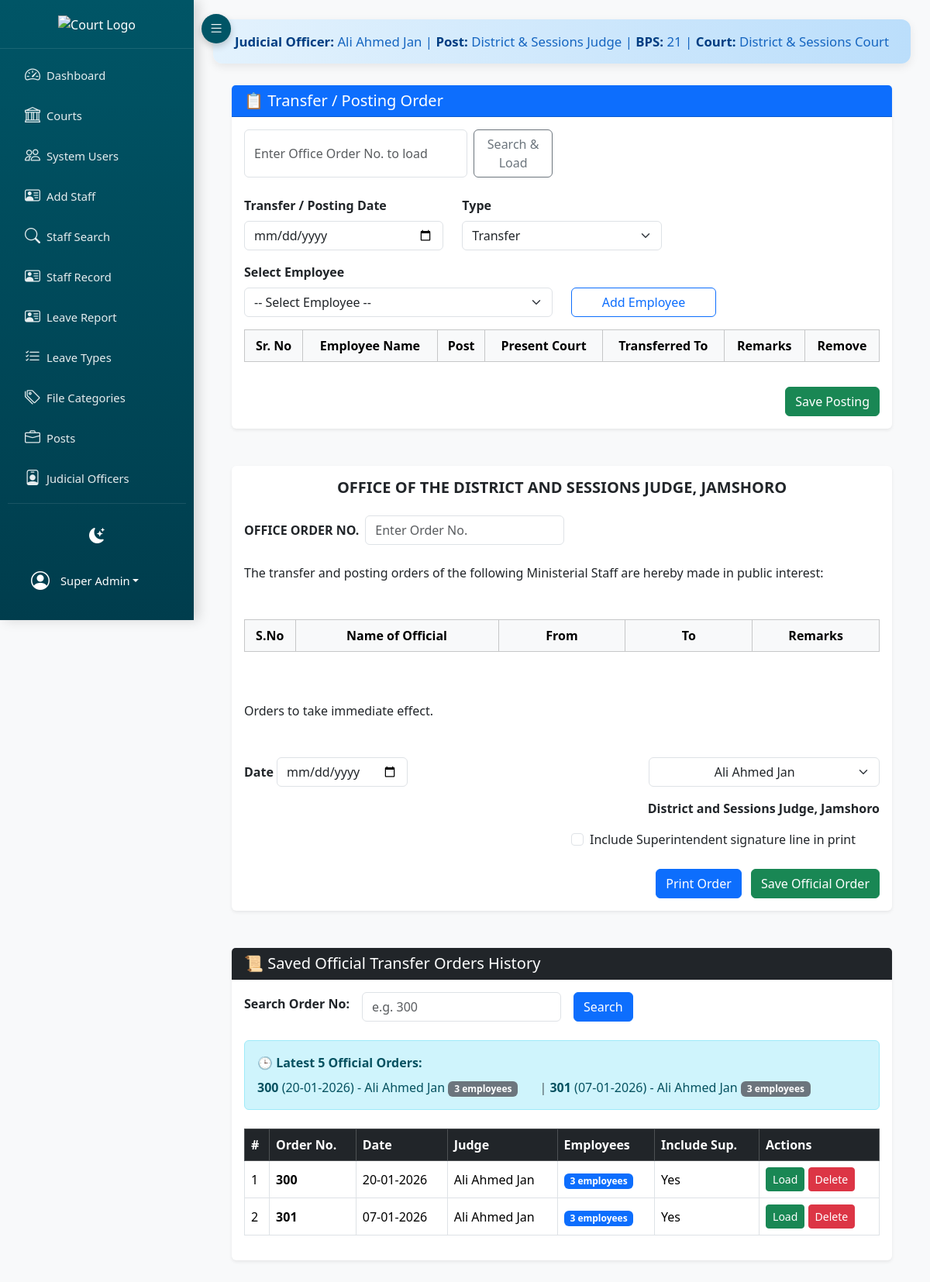
Before: /project_root/index.php?page=transfer_posting (signed in) with the older database file.
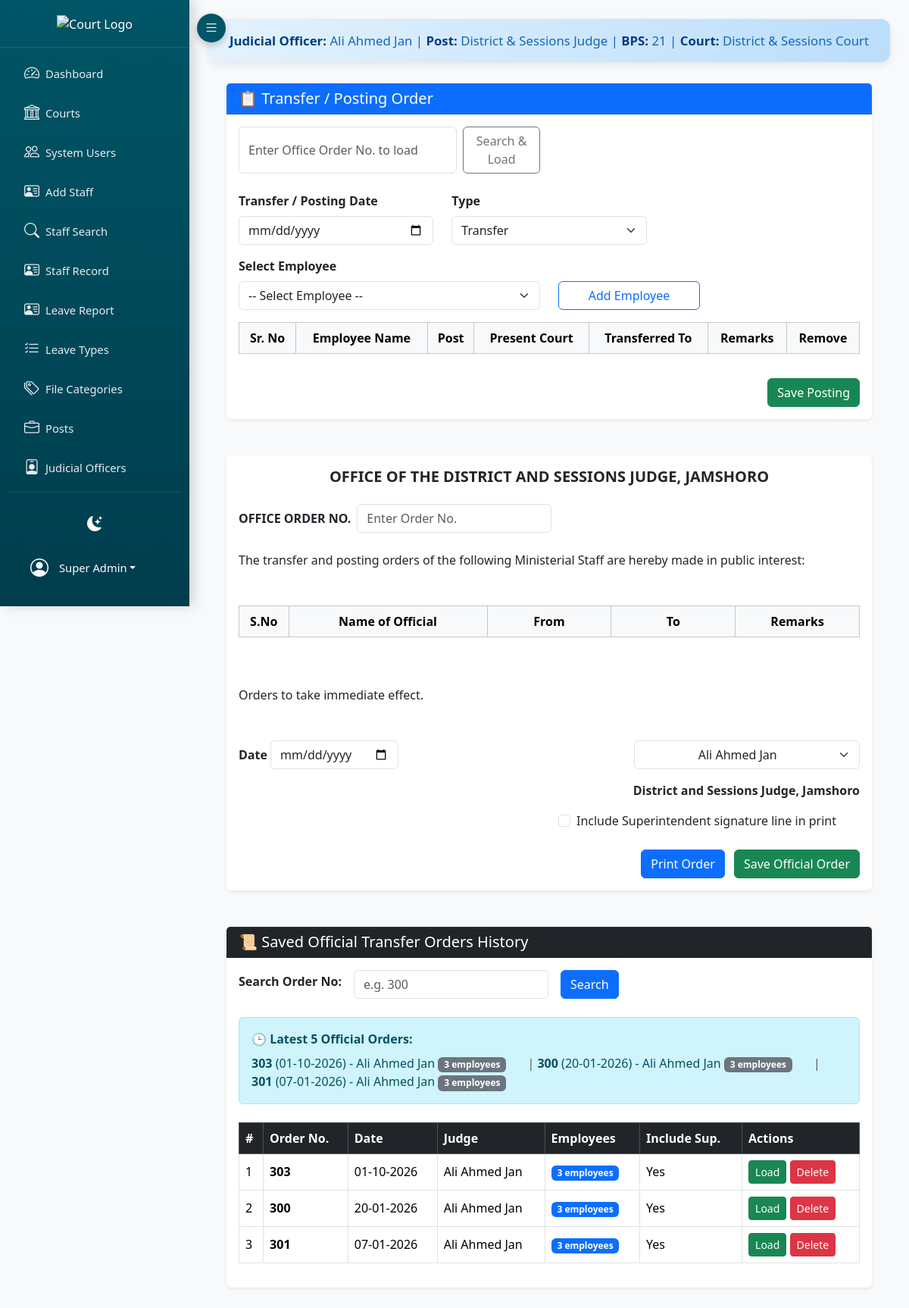
After: the same page with the newer database file.
### tables this page shows
CREATE TABLE IF NOT EXISTS `official_transfer_orders` (
  `id` int(11) NOT NULL AUTO_INCREMENT,
  `order_no` varchar(100) NOT NULL,
  `order_date` date NOT NULL,
  `judge_id` int(11) NOT NULL,
  `include_superintendent` tinyint(1) DEFAULT '0',
  `employees_data` json NOT NULL,
  `created_at` timestamp NULL DEFAULT CURRENT_TIMESTAMP,
  `updated_at` timestamp NULL DEFAULT CURRENT_TIMESTAMP ON UPDATE CURRENT_TIMESTAMP,
  PRIMARY KEY (`id`),
  UNIQUE KEY `order_no` (`order_no`),
  KEY `judge_id` (`judge_id`)
);

CREATE TABLE IF NOT EXISTS `judicial_officers` (
  `id` int(11) NOT NULL AUTO_INCREMENT,
  `officer_id` int(11) DEFAULT NULL,
  `post_id` int(11) DEFAULT NULL,
  `name` varchar(255) NOT NULL,
  `post` varchar(255) NOT NULL,
  `bps` varchar(20) NOT NULL,
  `court_id` int(11) DEFAULT NULL,
  `created_at` timestamp NULL DEFAULT CURRENT_TIMESTAMP,
  `status` varchar(50) DEFAULT 'Posted',
  `joining_date` date DEFAULT NULL,
  `transferred_date` date DEFAULT NULL,
  `district_id` int(11) DEFAULT NULL,
  `transferred_district` varchar(255) DEFAULT NULL,
  PRIMARY KEY (`id`),
  KEY `court_id` (`court_id`),
  KEY `fk_district` (`district_id`),
  KEY `fk_post` (`post_id`),
  KEY `fk_officer` (`officer_id`)
);

### backend/views/transfer_posting.php (the view, shortened to what the changed rows need)
<?php
include __DIR__ . '/header.php';
?>
<div class="container my-4">
    <div class="card shadow-sm border-0">
        <div class="card-body">
            <form method="post" action="?page=save_transfer_posting" id="transferForm">
                <div class="table-responsive">
                    <table class="table table-bordered text-center" id="transferTable">
                        <thead class="table-light">
                            <tr>
                                <th>Sr. No</th>
                                <th>Employee Name</th>
                                <th>Post</th>
                                <th>Present Court</th>
                                <th>Transferred To</th>
                                <th>Remarks</th>
                                <th>Remove</th>
                            </tr>
                        </thead>
                    </table>
                </div>
            </form>
        </div>
    </div>
</div>
<div class="container my-5" id="officialOrderSection">
    <div class="card border-0 shadow-sm">
        <div class="card-body">
            <div class="table-responsive mb-5">
                <table class="table table-bordered text-center w-100" id="officialOrderTable">
                    <thead class="table-light">
                        <tr>
                            <th style="width:8%">S.No</th>
                            <th style="width:32%">Name of Official</th>
                            <th style="width:20%">From</th>
                            <th style="width:20%">To</th>
                            <th style="width:20%">Remarks</th>
                        </tr>
                    </thead>
                </table>
            </div>
        </div>
    </div>
</div>
<div class="container my-5">
    <div class="card shadow-sm border-0">
        <div class="card-body">
            <?php
            $perPage = 10;
            $page = isset($_GET['history_page']) ? max(1, (int)$_GET['history_page']) : 1;
            $offset = ($page - 1) * $perPage;
            $search = trim($_GET['search_history'] ?? '');
            $where = '';
            $params = [];
            $sql = "SELECT o.*, j.name AS judge_name
                    FROM official_transfer_orders o
                    LEFT JOIN judicial_officers j ON j.id = o.judge_id
                    $where
                    ORDER BY o.order_date DESC, o.id DESC
                    LIMIT $perPage OFFSET $offset";
            $stmt = $pdo->prepare($sql);
            $stmt->execute($params);
            $orders = $stmt->fetchAll(PDO::FETCH_ASSOC);
            ?>
            <?php if (empty($search)): ?>
                <?php
                $latestStmt = $pdo->query("
                    SELECT order_no, order_date, judge_id,
                           (SELECT name FROM judicial_officers WHERE id = judge_id) AS judge_name,
                           employees_data
                    FROM official_transfer_orders
                    ORDER BY order_date DESC, id DESC
                    LIMIT 5
                ");
                $latestOrders = $latestStmt->fetchAll(PDO::FETCH_ASSOC);
                ?>
                <?php if (!empty($latestOrders)): ?>
                    <div class="alert alert-info mb-4">
                        <div class="mt-2">
                            <?php foreach ($latestOrders as $i => $ord):
                                $empCount = count(json_decode($ord['employees_data'] ?? '[]', true));
                            ?>
                                <div class="d-inline-block me-4">
                                    <strong><?= htmlspecialchars($ord['order_no']) ?></strong>
                                    (<?= date('d-m-Y', strtotime($ord['order_date'])) ?>)
                                    - <?= htmlspecialchars($ord['judge_name'] ?? 'N/A') ?>
                                    <span class="badge bg-secondary"><?= $empCount ?> employee<?= $empCount != 1 ? 's' : '' ?></span>
                                </div>
                                <?php if ($i < 4 && $i < count($latestOrders)-1): ?><span class="text-muted">|</span><?php endif; ?>
                            <?php endforeach; ?>
                        </div>
                    </div>
                <?php endif; ?>
            <?php endif; ?>
            <div class="table-responsive">
                <table class="table table-hover table-bordered align-middle">
                    <thead class="table-dark">
                        <tr>
                            <th>#</th>
                            <th>Order No.</th>
                            <th>Date</th>
                            <th>Judge</th>
                            <th>Employees</th>
                            <th>Include Sup.</th>
                            <th>Actions</th>
                        </tr>
                    </thead>
                    <tbody>
                        <?php if (empty($orders)): ?>
                            <tr>
                                <td colspan="7" class="text-center py-4 text-muted">No official orders found.</td>
                            </tr>
                        <?php else: ?>
                            <?php foreach ($orders as $index => $order):
                                $empData = json_decode($order['employees_data'] ?? '[]', true);
                                $empCount = is_array($empData) ? count($empData) : 0;
                            ?>
                                <tr>
                                    <td><?= $offset + $index + 1 ?></td>
                                    <td><strong><?= htmlspecialchars($order['order_no']) ?></strong></td>
                                    <td><?= date('d-m-Y', strtotime($order['order_date'])) ?></td>
                                    <td><?= htmlspecialchars($order['judge_name'] ?? 'N/A') ?></td>
                                    <td><span class="badge bg-primary"><?= $empCount ?> employee<?= $empCount != 1 ? 's' : '' ?></span></td>
                                    <td><?= $order['include_superintendent'] ? 'Yes' : 'No' ?></td>
                                    <td>
                                        <button type="button" class="btn btn-sm btn-success" onclick="loadOrder('<?= htmlspecialchars($order['order_no']) ?>')">
                                            Load
                                        </button>
                                        <button type="button" class="btn btn-sm btn-danger" onclick="deleteOrder(<?= $order['id'] ?>, '<?= htmlspecialchars($order['order_no']) ?>')">
                                            Delete
                                        </button>
                                    </td>
                                </tr>
                            <?php endforeach; ?>
                        <?php endif; ?>
                    </tbody>
                </table>
            </div>
        </div>
    </div>
</div>
<?php include __DIR__ . '/footer.php'; ?>

Changed rows visible on the page:
added official_transfer_orders: order_no "303", order_date "01-10-2026", judge_name "Ali Ahmed Jan", employees_data "3", index "1", judicial_officers.name "Ali Ahmed Jan", include_superintendent "Yes"
computed for official_transfer_orders (number 2 of 3 on the later page): index "1" → "2"
computed for official_transfer_orders (number 3 of 3 on the later page): index "2" → "3"
